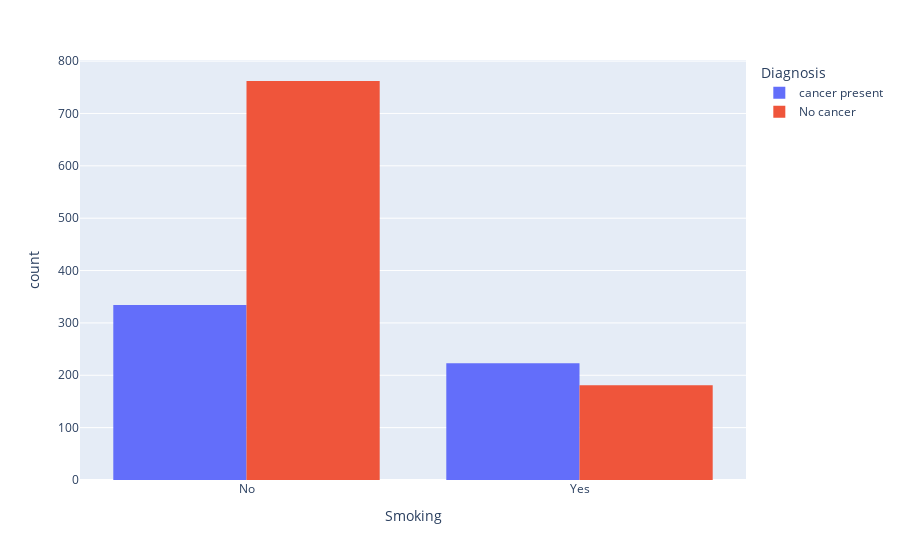

The notebook cell this image was saved under:
### Markdown cell above
From the plot above, it can be noted that people with high genetic risk are prone to cancer even if they dont take alcohol or are physically fit.
People with low genetic risk have a smaller chance of getting cancer

### Code cell
#smoking impact
data2['Smoking']=data2['Smoking'].map({0: 'No', 1:'Yes'})
fig=px.histogram(data2, x='Smoking', color='Diagnosis', barmode='group')
fig.show()

### Figure 1 — Plotly figure (JSON) as saved in the notebook; plotly's stock layout.template omitted (floating-point values rounded to 4 significant figures; data arrays with more than 128 entries replaced by an {"elided": "..."} marker saying what was removed)
{"data": [{"alignmentgroup": "True", "bingroup": "x", "hovertemplate": "Diagnosis=cancer present<br>Smoking=%{x}<br>count=%{y}<extra></extra>", "legendgroup": "cancer present", "marker": {"color": "#636efa", "pattern": {"shape": ""}}, "name": "cancer present", "offsetgroup": "cancer present", "orientation": "v", "showlegend": true, "type": "histogram", "x": {"elided": "557 str values"}, "xaxis": "x", "yaxis": "y"}, {"alignmentgroup": "True", "bingroup": "x", "hovertemplate": "Diagnosis=No cancer<br>Smoking=%{x}<br>count=%{y}<extra></extra>", "legendgroup": "No cancer", "marker": {"color": "#EF553B", "pattern": {"shape": ""}}, "name": "No cancer", "offsetgroup": "No cancer", "orientation": "v", "showlegend": true, "type": "histogram", "x": {"elided": "943 str values"}, "xaxis": "x", "yaxis": "y"}], "layout": {"barmode": "group", "legend": {"title": {"text": "Diagnosis"}, "tracegroupgap": 0}, "margin": {"t": 60}, "xaxis": {"anchor": "y", "domain": [0, 1], "title": {"text": "Smoking"}}, "yaxis": {"anchor": "x", "domain": [0, 1], "title": {"text": "count"}}}}
